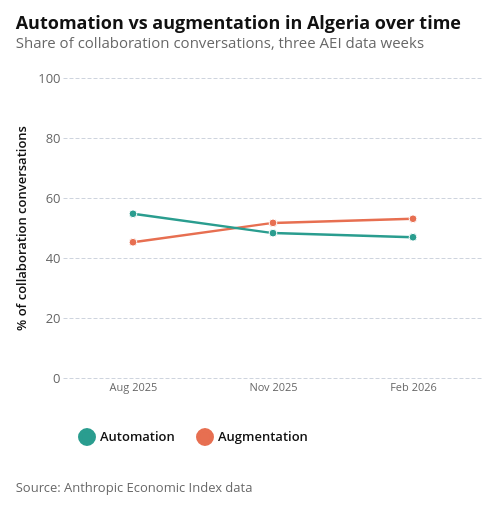

Notebook source saved alongside this figure:
### Code cell
collab_trend_chart = (
    alt.Chart(collab_trend)
    .mark_line(point=True, strokeWidth=2.5)
    .encode(
        x=alt.X(
            "week:N",
            sort=WEEK_ORDER,
            title=None,
            axis=alt.Axis(labelAngle=0, labelFontSize=FONT_SIZE),
        ),
        y=alt.Y(
            "share:Q",
            title="% of collaboration conversations",
            scale=alt.Scale(domain=[0, 100]),
        ),
        color=alt.Color(
            "mode:N",
            scale=alt.Scale(
                domain=["Automation", "Augmentation"], range=["#2A9D8F", "#E76F51"]
            ),
            legend=alt.Legend(title=None),
        ),
        tooltip=[
            alt.Tooltip("week:N", title="Week"),
            alt.Tooltip("mode:N", title="Mode"),
            alt.Tooltip("share:Q", title="Share", format=".1f"),
        ],
    )
    .properties(
        width=420,
        height=300,
        title=alt.Title(
            text=f"Automation vs augmentation in {COUNTRY_NAME} over time",
            subtitle="Share of collaboration conversations, three AEI data weeks",
        ),
    )
)
collab_trend_chart.save("automation_vs_augmentation_over_time.png", ppi=300, scale_factor=3)
collab_trend.to_csv("automation_vs_augmentation_over_time.csv", index=False)
attaviz.add_caption(collab_trend_chart, "Source: Anthropic Economic Index data")

### Figure 1 — Vega-Lite specification as saved in the notebook (floating-point values rounded to 4 significant figures)
{"config": {"background": "white", "padding": 15, "mark": {"tooltip": true}, "point": {"filled": true, "size": 60, "stroke": "white", "strokeWidth": 1}, "circle": {"filled": true, "stroke": "white", "strokeWidth": 1}, "square": {"filled": true, "stroke": "white", "strokeWidth": 1}, "line": {"strokeWidth": 4, "strokeCap": "round", "strokeJoin": "round"}, "bar": {"cornerRadiusEnd": 0}, "area": {"opacity": 0.7}, "arc": {"stroke": "white", "strokeWidth": 1}, "rect": {"stroke": "#8A969F", "strokeWidth": 0.5}, "geoshape": {"stroke": "#666666", "strokeWidth": 0.3, "strokeJoin": "round", "strokeCap": "round"}, "title": {"font": "Open Sans, sans-serif", "fontSize": 18, "fontWeight": 700, "lineHeight": 22, "color": "#111111", "anchor": "start", "offset": 21, "subtitleFont": "Open Sans, sans-serif", "subtitleFontSize": 15, "subtitleFontWeight": 400, "subtitleLineHeight": 18, "subtitleColor": "#666666", "subtitlePadding": 3}, "axis": {"domain": false, "grid": true, "gridColor": "#CED4DE", "gridDash": [4, 2], "gridWidth": 1, "labelFont": "Open Sans, sans-serif", "labelFontSize": 13, "labelFontWeight": 400, "labelColor": "#666666", "labelPadding": 3, "tickColor": "#CED4DE", "tickSize": 5, "tickCount": 5, "titleFont": "Open Sans, sans-serif", "titleFontSize": 13, "titleFontWeight": 600, "titleColor": "#111111", "titlePadding": 9}, "axisX": {"grid": false, "tickSize": 0, "labelAngle": 0}, "axisY": {"domain": false, "ticks": false, "gridColor": "#CED4DE", "gridDash": [4, 2], "gridWidth": 1}, "axisQuantitative": {"tickCount": 5}, "axisBand": {"labelPadding": 6, "tickSize": 0}, "axisTemporal": {"grid": false}, "legend": {"labelFont": "Open Sans, sans-serif", "labelFontSize": 13, "labelFontWeight": 600, "labelColor": "#111111", "titleFont": "Open Sans, sans-serif", "titleFontSize": 13, "titleFontWeight": 600, "titleColor": "#111111", "titlePadding": 3, "symbolSize": 196, "symbolStrokeWidth": 0, "padding": 15, "offset": 21, "columnPadding": 21, "orient": "bottom", "labelLimit": 200, "titleLimit": 200}, "view": {"stroke": null, "continuousWidth": 600, "continuousHeight": 400}, "range": {"category": ["#34A7F2", "#FF9800", "#664AB6", "#4EC2C0", "#F3578E", "#081079", "#0C7C68", "#AA0000", "#DDDA21"], "diverging": ["#920000", "#BD6126", "#E3A763", "#EFEFEF", "#80BDE7", "#3587C3", "#025288"], "heatmap": ["#E3F6FD", "#75CCEC", "#089BD4", "#0169A1", "#023B6F"], "ordinal": ["#E3F6FD", "#75CCEC", "#089BD4", "#0169A1", "#023B6F"], "ramp": ["#E3F6FD", "#75CCEC", "#089BD4", "#0169A1", "#023B6F"]}, "scale": {"bandPaddingInner": 0.2, "bandPaddingOuter": 0.1, "pointPadding": 0.5}, "header": {"labelFont": "Open Sans, sans-serif", "labelFontSize": 13, "labelFontWeight": 600, "labelColor": "#111111", "titleFont": "Open Sans, sans-serif", "titleFontSize": 15, "titleFontWeight": 600, "titleColor": "#111111"}, "concat": {"spacing": 18}, "facet": {"spacing": 18}, "selection": {"point": {"on": "click", "clear": "dblclick"}, "interval": {"mark": {"fill": "#0071BC", "fillOpacity": 0.15, "stroke": "#0071BC", "strokeWidth": 1}}}}, "vconcat": [{"mark": {"type": "line", "point": true, "strokeWidth": 2.5}, "encoding": {"color": {"field": "mode", "legend": {"title": null}, "scale": {"domain": ["Automation", "Augmentation"], "range": ["#2A9D8F", "#E76F51"]}, "type": "nominal"}, "tooltip": [{"field": "week", "title": "Week", "type": "nominal"}, {"field": "mode", "title": "Mode", "type": "nominal"}, {"field": "share", "format": ".1f", "title": "Share", "type": "quantitative"}], "x": {"axis": {"labelAngle": 0, "labelFontSize": 11}, "field": "week", "sort": ["Aug 2025", "Nov 2025", "Feb 2026"], "title": null, "type": "nominal"}, "y": {"field": "share", "scale": {"domain": [0, 100]}, "title": "% of collaboration conversations", "type": "quantitative"}}, "height": 300, "title": {"text": "Automation vs augmentation in Algeria over time", "subtitle": "Share of collaboration conversations, three AEI data weeks"}, "width": 420}], "data": {"name": "data-a7fb646cf8c14e09381d1aad57e220a5"}, "title": {"text": "Source: Anthropic Economic Index data", "anchor": "start", "color": "#666666", "font": "Open Sans, sans-serif", "fontSize": 13, "fontWeight": 400, "lineHeight": 20, "offset": 21, "orient": "bottom"}, "$schema": "https://vega.github.io/schema/vega-lite/v6.4.1.json", "datasets": {"data-a7fb646cf8c14e09381d1aad57e220a5": [{"week": "Aug 2025", "mode": "Augmentation", "share": 45.25}, {"week": "Aug 2025", "mode": "Automation", "share": 54.75}, {"week": "Nov 2025", "mode": "Augmentation", "share": 51.71}, {"week": "Nov 2025", "mode": "Automation", "share": 48.29}, {"week": "Feb 2026", "mode": "Augmentation", "share": 53.08}, {"week": "Feb 2026", "mode": "Automation", "share": 46.92}]}}
